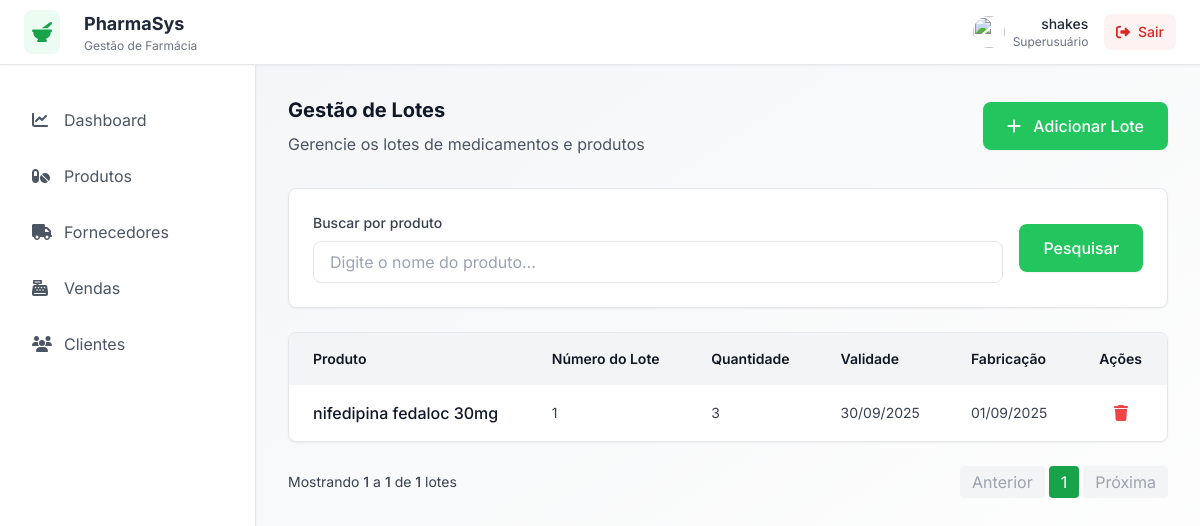
/productos/lotes/ (signed in), run on an earlier commit of the app's database.
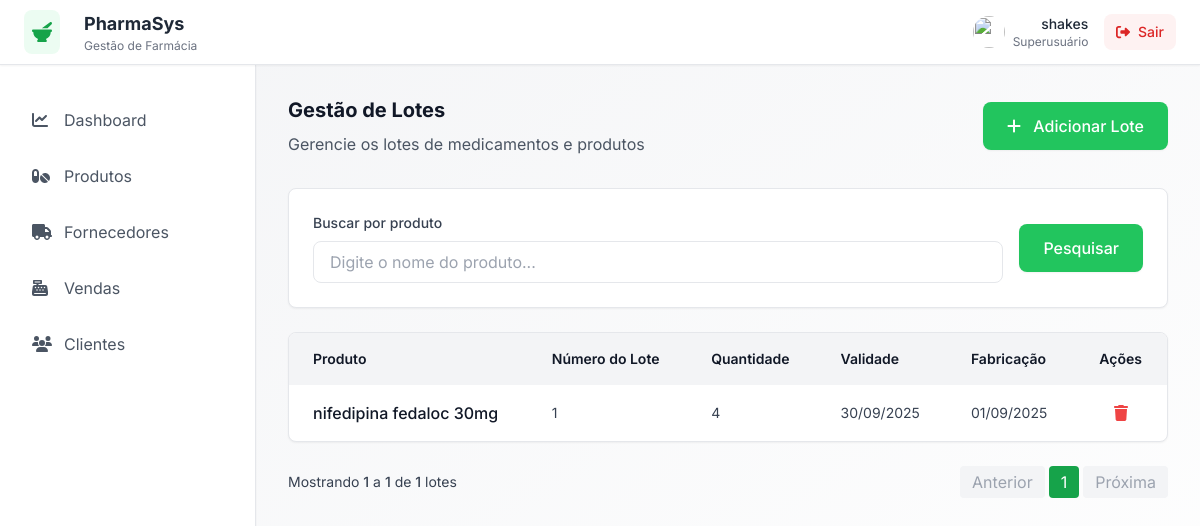
And on a later commit of the database.
### productos/models.py (models this page shows, shortened)
class Lote(models.Model):
    produto = models.ForeignKey(Produto, on_delete=models.CASCADE)
    numero_lote = models.CharField(max_length=50)
    quantidade_disponivel = models.PositiveIntegerField()
    data_validade = models.DateField()  # Opcional para não-medicamentos (ex.: shampoo)
    data_fabricacao = models.DateField(blank=True, null=True)

class Produto(models.Model):
    nome = models.CharField(max_length=100)
    categoria = models.ForeignKey(Categoria, on_delete=models.SET_NULL, null=True)
    fornecedor = models.ForeignKey(Fornecedor, on_delete=models.SET_NULL, null=True)
    codigo_barras = models.CharField(max_length=50, unique=True, null=True, blank=True)
    preco_venda = models.DecimalField(max_digits=10, decimal_places=2)
    preco_compra = models.DecimalField(max_digits=10, decimal_places=2)
    estoque_minimo = models.PositiveIntegerField(default=10)
    FORMA_FARMACEUTICA_CHOICES = [
        ('comprimido', 'Comprimido'),
        ('capsula', 'Cápsula'),
        ('xarope', 'Xarope'),
        ('injecao', 'Injetável'),
        ('pomada', 'Pomada'),
        ('supositorio', 'Supositório'),
        ('spray', 'Spray'),
        ('outro', 'Outro'),
    ]
    forma_farmaceutica = models.CharField(
        max_length=50,
        choices=FORMA_FARMACEUTICA_CHOICES,
        blank=True,
        null=True
    )
    dosagem = models.CharField(max_length=50, blank=True, null=True)
    NIVEL_PRESCRICAO_CHOICES = [
        ('niv0', 'Niv 0'),
        ('niv1', 'Niv 1'),
        ('niv2', 'Niv 2'),
        ('niv3', 'Niv 3'),
        ('niv4', 'Niv 4'),
    ]
    nivel_prescricao = models.CharField(
        max_length=50,
        choices=NIVEL_PRESCRICAO_CHOICES,
        default='niv0',
        blank=True,
        null=True
    )
    principio_ativo = models.CharField(max_length=100, blank=True, null=True)
    controlado = models.BooleanField(default=False)  # Só relevante se for medicamento
    def __str__(self):
        return f'{self.nome} - {self.codigo_barras}'

### productos/views.py (the view)
# urls.py: path("lotes/", views.listar_lotes, name="listar_lotes"),
@login_required
def listar_lotes(request):
    search = request.GET.get("search", "")
    lotes = Lote.objects.select_related("produto").all()
    if search:
        lotes = lotes.filter(produto__nome__icontains=search)
    paginator = Paginator(lotes, 10)  # 10 lotes por página
    page_number = request.GET.get("page")
    page_obj = paginator.get_page(page_number)
    context = {
        "page_obj": page_obj,
        "request": request,
    }
    return render(request, "productos/lotes.html", context)

### core/context_processors.py (called while the page is built)
def request_is_secure(request):
    return {'is_secure': request.is_secure()}

### productos/templates/productos/lotes.html (shortened to what the changed rows need)
{% extends 'main.html' %}
{% block content %}
    {% include 'navbar.html' %}
    <div class="flex-1 ml-64 p-8" id="main-content">
        <div class="flex justify-between items-center mb-8" id="page-header">
            <div>
                <h2 class="text-xl font-bold text-gray-900 mb-2">Gestão de Lotes</h2>
            </div>
        </div>
        <div class="bg-white rounded-lg shadow-sm border border-pharmacy-gray overflow-hidden">
            <div class="overflow-x-auto">
                <table class="w-full">
                    <thead class="bg-pharmacy-gray-light">
                    <tr>
                        <th class="px-6 py-4 text-left text-sm font-semibold text-gray-900">Produto</th>
                        <th class="px-6 py-4 text-left text-sm font-semibold text-gray-900">Número do Lote</th>
                        <th class="px-6 py-4 text-left text-sm font-semibold text-gray-900">Quantidade</th>
                        <th class="px-6 py-4 text-left text-sm font-semibold text-gray-900">Validade</th>
                        <th class="px-6 py-4 text-left text-sm font-semibold text-gray-900">Fabricação</th>
                        <th class="px-6 py-4 text-center text-sm font-semibold text-gray-900">Ações</th>
                    </tr>
                    </thead>
                    <tbody class="divide-y divide-pharmacy-gray">
                    {% for lote in page_obj %}
                        <tr class="hover:bg-pharmacy-gray-light/50 transition-colors">
                            <td class="px-6 py-4 font-medium text-gray-900">{{ lote.produto.nome }}</td>
                            <td class="px-6 py-4 text-sm text-gray-700">{{ lote.numero_lote }}</td>
                            <td class="px-6 py-4 text-sm text-gray-700">{{ lote.quantidade_disponivel }}</td>
                            <td class="px-6 py-4 text-sm text-gray-700">{{ lote.data_validade|date:"d/m/Y"|default:"—" }}</td>
                            <td class="px-6 py-4 text-sm text-gray-700">{{ lote.data_fabricacao|date:"d/m/Y"|default:"—" }}</td>
                            <td class="px-6 py-4 text-center">
                                <div class="flex justify-center space-x-2">
                                    <a href="{% url 'remover_lote' lote.id %}"
                                       onclick="return confirm('Tem certeza que deseja remover {{ lote.produto }} - {{ lote.numero_lote }}?');"
                                       class="text-red-500 hover:text-red-700">
                                        <i data-fa-i2svg="">
                                        </i>
                                    </a>
                                </div>
                            </td>
                        </tr>
                    {% empty %}
                        <tr>
                            <td colspan="6" class="px-6 py-4 text-center text-gray-500">
                                Nenhum lote encontrado.
                            </td>
                        </tr>
                    {% endfor %}
                    </tbody>
                </table>
            </div>
        </div>
    </div>
{% endblock %}

What changed in the data, as far as the page shows it:
changed Lote "nifedipina fedaloc 30mg": quantidade_disponivel "3" → "4"
